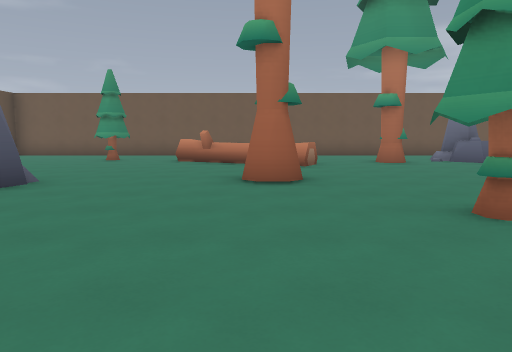
View 1 (above)

16 first-person views from a walk through a level from a Godot 3-D game. The camera is 1.4 m above the floor, tilts 6° down and sees 70° across. The floor is counted in squares, 2 m on a side. Each view is taken from the middle of a square. On the plan, view 1 faces up. The plan holds only what a view shows up to about 11 squares ahead; the rest is blank. The place goes on beyond the plan.

View 2
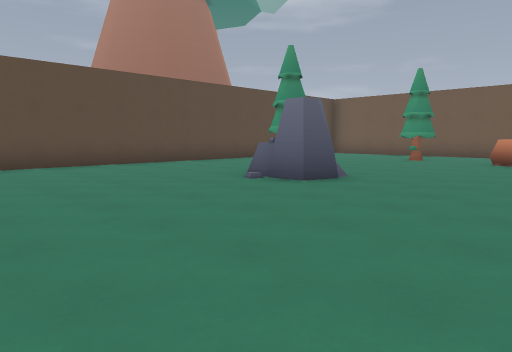

View 3
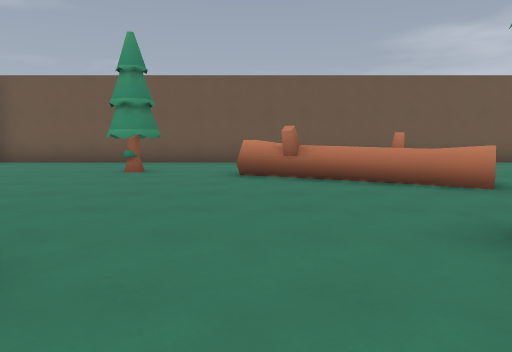

View 4
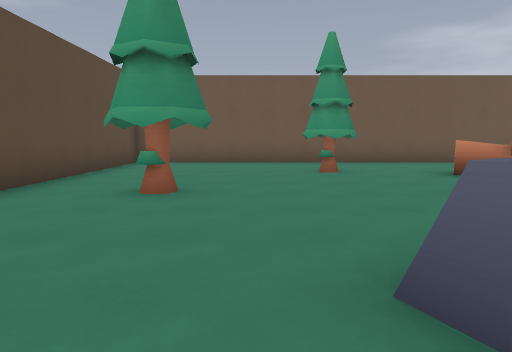

View 5
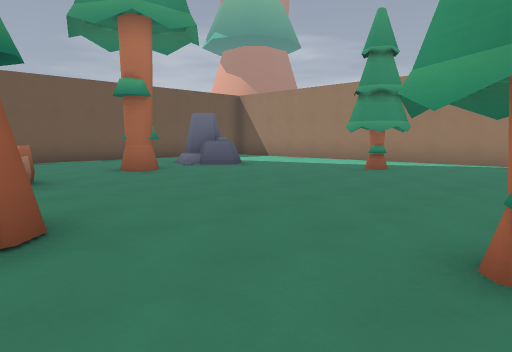

View 6
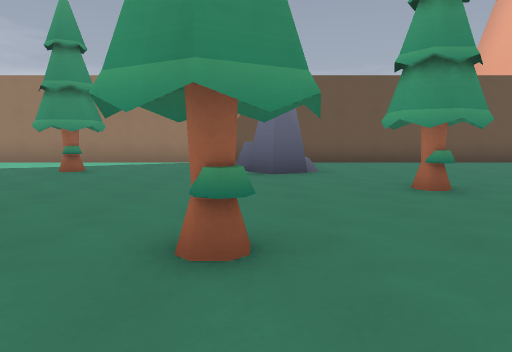

View 7
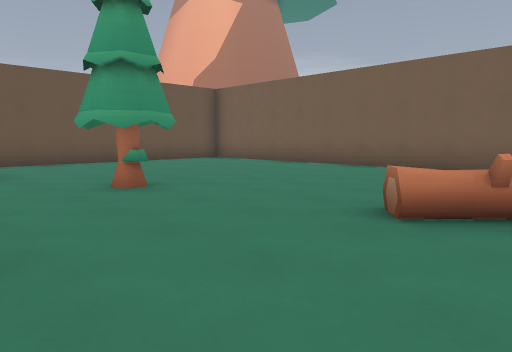

View 8
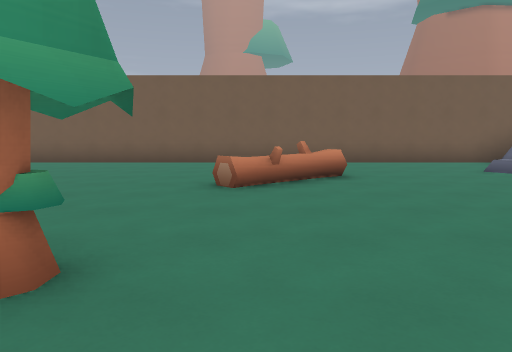

View 9
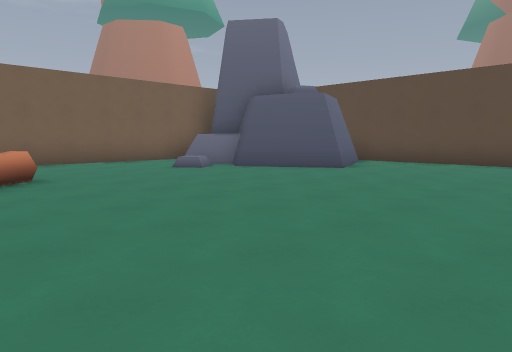

View 10
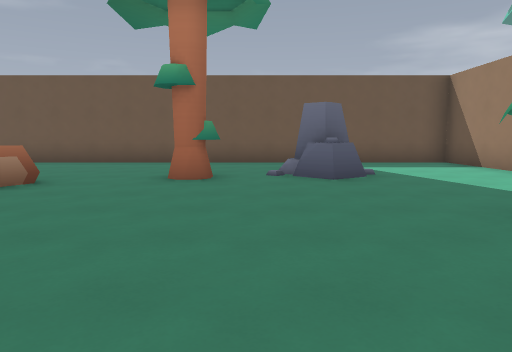

View 11
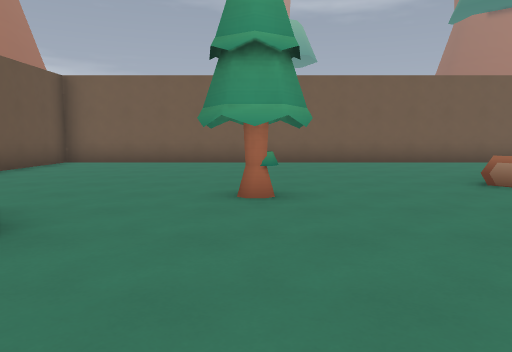

View 12
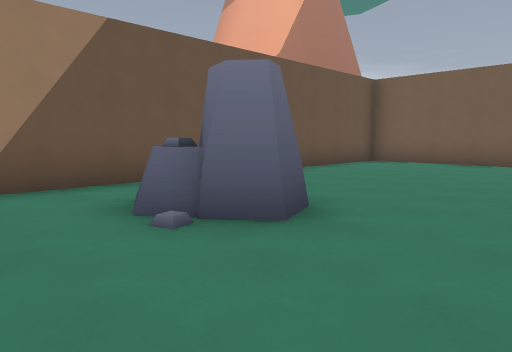

View 13
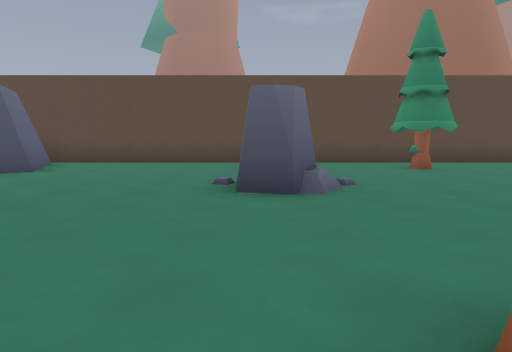

View 14
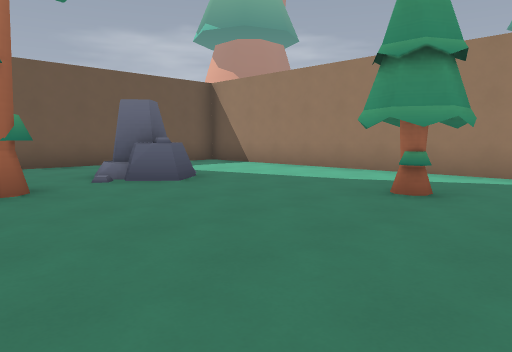

View 15
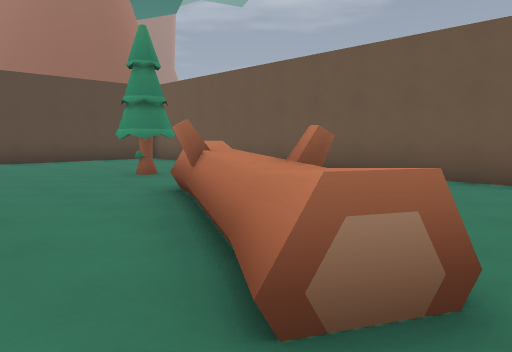

View 16
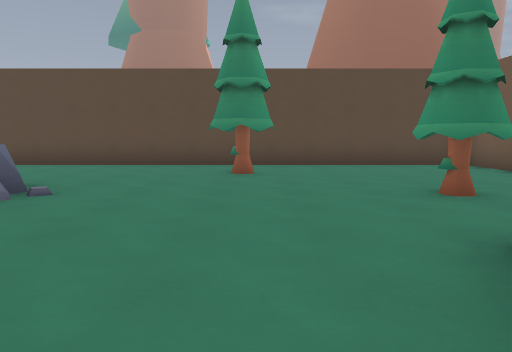

### Floor plan
Points are (right, up) in squares from view 1. A wall is a line through its corners. A room is listed if a view was taken in it or the views show most of it. See-through windows are left out.
Room 1 (views 1, 2, 3, 4, 5, 6, 7, 8, 9, 10, 11, 12, 13, 14, 15, 16)
walls: (0.5, 5.7) (0.1, 5.7) (-0.2, 6); (0.6, 9.4) (-1.6, 10.5); (1.6, 9.7) (1.2, 8.9) (0.5, 9.4); (-4.2, 5.9) (-3.5, 5.4) (-3.7, 4.8) (-5, 4.7); (-4.4, 5) (-5, 4.9) (-5.3, 5.7); (0.6, 10.4) (0.4, 9.9); (-1.5, 10.5) (-2.3, 10.8); (7.5, 3.1) (8.1, 2.7); (7.4, 1.7) (7.1, 2.6) (8.2, 3.5); (5.8, 10.6) (6, 11.1); (6.9, 10.7) (6.3, 10.3) (5.4, 11.1); (6.9, 11.3) (6.3, 10.9) (5.8, 11.3) (6.1, 11.9); (-4.2, 12) (-4, 11.5) (-4.2, 11) (-4.7, 11) (-5, 11.5); (-5.2, -1.6) (-5.8, -2.4) (-5.3, -3.2); (-5.6, -2.3) (-4.8, -3.5); (-8.7, -0.6) (-6.4, 0.3) (-5.1, -1.8); (-6.2, -5.4) (10.4, -5.4) (10.4, 14.4) (-9.4, 14.4) (-9.4, -1.2)
low walls: (-4.1, 6.1) (-3.6, 5.8); (0.9, -0.4) (1.3, 0) (1.7, -0.4); (-1.8, 10.5) (-2.4, 10.7); (-0.2, -1.4) (1, -0.3); (-0.7, -1.7) (-0.1, -1.3); (8.6, 3.1) (8, 3.4)

Where each view was taken, in squares from view 1:
view 1: 0 up, 0 right, facing up
view 2: 0 up, 0 right, facing up-left
view 3: 4 up, 2 left, facing up
view 4: 4 up, 6 left, facing up
view 5: 3 up, 0 right, facing up-right
view 6: 3 up, 0 right, facing right
view 7: 3 up, 0 right, facing down-right
view 8: 5 up, 1 right, facing down
view 9: 5 up, 1 right, facing down-left
view 10: 4 up, 5 right, facing up
view 11: 5 up, 5 right, facing down
view 12: 5 up, 5 right, facing down-right
view 13: 5 up, 1 right, facing left
view 14: 5 up, 3 right, facing up-right
view 15: 8 up, 2 right, facing up-left
view 16: 9 up, 0 right, facing left
